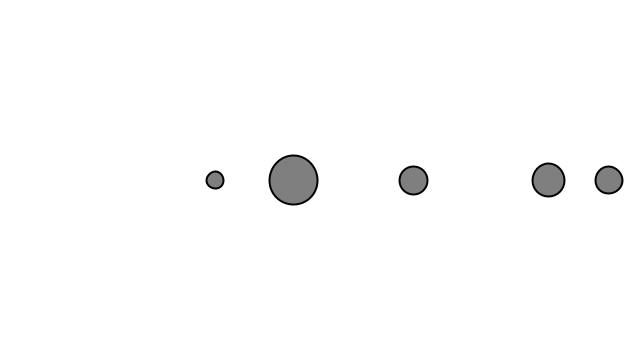
Frame 1 (no input)
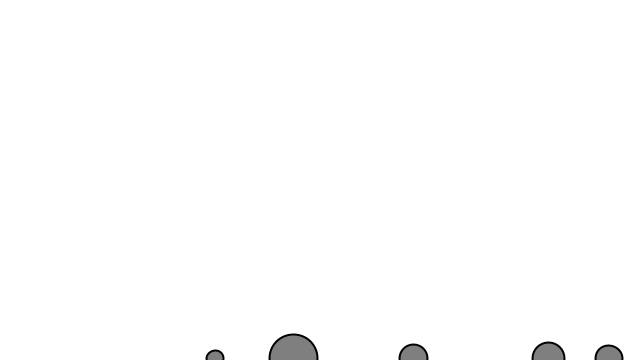
Frame 60 (the mouse pressed at the canvas centre just before this capture)
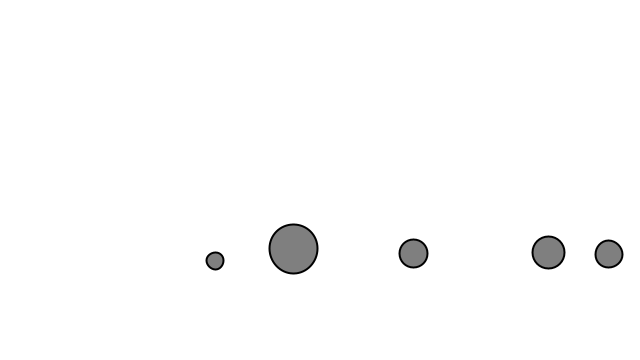
Frame 120 (the mouse held since frame 60 and released just before this capture)

The Processing sketch that drew these frames (run headless with seeded random() and noise(); from frame 60 on, the mouse is pressed at the canvas centre):

// Processing sketch: adding_friction_to_particle
// ── adding_friction_to_particle.pde
Mover[] movers;

void setup() {
  size(640, 360);
  movers = new Mover[5];
  for (int i = 0; i < movers.length; i++) {
    movers[i] = new Mover();
  }
}

void draw() {
  background(255);

  for (Mover mover : movers) {

    PVector gravity = new PVector(0, 0.1);
    gravity.mult(mover.mass);
    mover.applyForce(gravity);

    if (mousePressed) {
      PVector friction = mover.velocity.get();
      friction.normalize();
      float c = -0.01;
      friction.mult(c);
      mover.applyForce(friction);
    }

    mover.update();
    mover.checkEdges();
    mover.display();
  }
}

// ── mover.pde
class Mover {

  PVector position;
  PVector velocity;
  PVector acceleration;
  float mass;

  Mover() {
    position = new PVector(random(width), height / 2);
    velocity = new PVector(0, 0);
    acceleration = new PVector(0, 0);
    mass = random(0.5, 4);
  }

  //Newton's 2nd law with mass
  void applyForce(PVector force) {
    PVector copyForce = PVector.div(force, mass);
    acceleration.add(copyForce);
  }

  void update() {
    velocity.add(acceleration);
    position.add(velocity);
    velocity.limit(5);
    acceleration.mult(0);
  }

  void display() {
    stroke(0);
    strokeWeight(2);
    fill(127);
    ellipse(position.x, position.y, mass * 20, mass * 20);
  }

  void checkEdges() {

    if (position.x > width) {
      position.x = width;
      velocity.x *= -1;
    } else if (position.x < 0) {
      velocity.x *= -1;
      position.x = 0;
    }

    if (position.y > height) {
      velocity.y *= -1;
      position.y = height;
    }
  }
}
